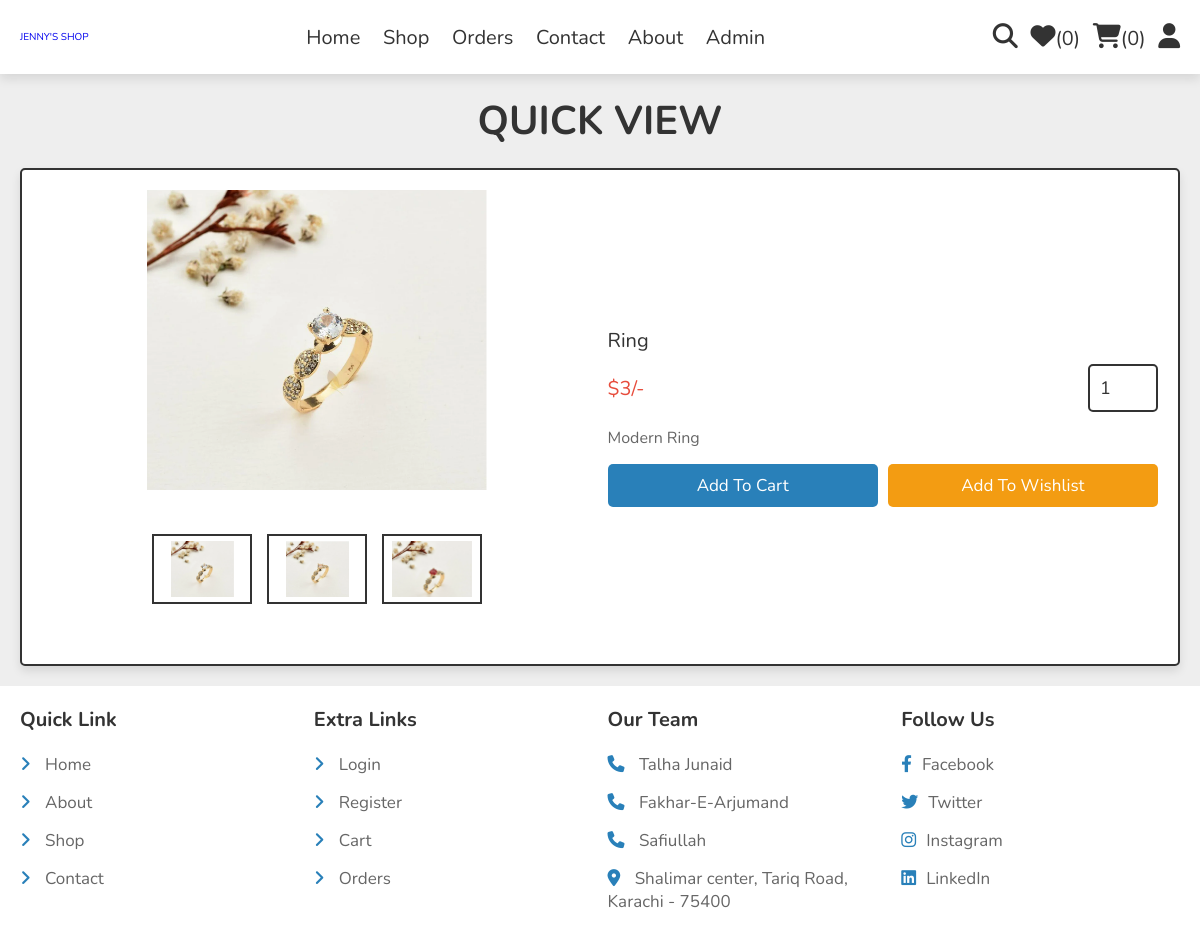
Page /quick_view.php?pid=6 on the committed database.
### tables this page shows
CREATE TABLE `products` (
  `id` int(100) NOT NULL,
  `name` varchar(100) NOT NULL,
  `details` varchar(500) NOT NULL,
  `price` int(10) NOT NULL,
  `image_01` varchar(100) NOT NULL,
  `image_02` varchar(100) NOT NULL,
  `image_03` varchar(100) NOT NULL,
  `Sold` int(11) NOT NULL
);

### quick_view.php (the view, shortened to what this page needs)
<?php
include 'components/connect.php';
?>
<!DOCTYPE html>
<html lang="en">
<head>
   <link rel="stylesheet" href="https://cdnjs.cloudflare.com/ajax/libs/font-awesome/6.1.1/css/all.min.css">
   <link rel="stylesheet" href="css/style.css">
</head>
<body>
<?php include 'components/user_header.php'; ?>
<section class="quick-view">
   <h1 class="heading">quick view</h1>
   <?php
     $pid = $_GET['pid'];
     $select_products = $conn->prepare("SELECT * FROM `products` WHERE id = ?");
     $select_products->execute([$pid]);
     if($select_products->rowCount() > 0){
      while($fetch_product = $select_products->fetch(PDO::FETCH_ASSOC)){
   ?>
   <form action="" method="post" class="box">
      <div class="row">
         <div class="image-container">
            <div class="main-image">
               <img src="uploaded_img/<?= $fetch_product['image_01']; ?>" alt="">
            </div>
            <div class="sub-image">
               <img src="uploaded_img/<?= $fetch_product['image_01']; ?>" alt="">
               <img src="uploaded_img/<?= $fetch_product['image_02']; ?>" alt="">
               <img src="uploaded_img/<?= $fetch_product['image_03']; ?>" alt="">
            </div>
         </div>
         <div class="content">
            <div class="name"><?= $fetch_product['name']; ?></div>
            <div class="flex">
               <div class="price"><span>$</span><?= $fetch_product['price']; ?><span>/-</span></div>
               <input type="number" name="qty" class="qty" min="1" max="99" onkeypress="if(this.value.length == 2) return false;" value="1">
            </div>
            <div class="details"><?= $fetch_product['details']; ?></div>
            <div class="flex-btn">
               <input type="submit" value="add to cart" class="btn" name="add_to_cart">
               <input class="option-btn" type="submit" name="add_to_wishlist" value="add to wishlist">
            </div>
         </div>
      </div>
   </form>
   <?php
      }
   }else{
      echo '<p class="empty">No Products Added Yet!</p>';
   }
   ?>
</section>
<?php include 'components/footer.php'; ?>
</body>
</html>

### css/style.css (style rules this page uses)
:root { --main-color:#2980b9; --orange:#f39c12; --red:#e74c3c; --black:#333; --white:#fff; --light-color:#666; --light-bg:#eee; --border:.2rem solid var(--black); --box-shadow:0 .5rem 1rem rgba(0,0,0,.1); }
* { font-family: 'Nunito', sans-serif; margin:0; padding:0; box-sizing: border-box; outline: none; border:none; text-decoration: none; }
html { font-size: 62.5%; overflow-x: hidden; }
body { background-color: var(--light-bg); }
section { padding:2rem; max-width: 1200px; margin:0 auto; }
.heading { font-size: 4rem; color:var(--black); margin-bottom: 2rem; text-align: center; text-transform: uppercase; }
.btn, .delete-btn, .option-btn { display: block; width: 100%; margin-top: 1rem; border-radius: .5rem; padding:1rem 3rem; font-size: 1.7rem; text-transform: capitalize; color:var(--white); cursor: pointer; text-align: center; }
.btn { background-color: var(--main-color); }
.option-btn { background-color: var(--orange); }
.flex-btn { display: flex; gap:1rem; }
.quick-view form { padding:2rem; border-radius: .5rem; border:var(--border); background-color: var(--white); box-shadow: var(--box-shadow); margin-top: 1rem; }
.quick-view form .row { display: flex; align-items: center; gap:1.5rem; flex-wrap: wrap; }
.quick-view form .row .image-container { margin-bottom: 2rem; flex:1 1 40rem; }
.quick-view form .row .image-container .main-image img { height: 30rem; width: 100%; object-fit: contain; }
.quick-view form .row .image-container .sub-image { display: flex; gap:1.5rem; justify-content: center; margin-top: 2rem; }
.quick-view form .row .image-container .sub-image img { height: 7rem; width: 10rem; object-fit: contain; padding:.5rem; border:var(--border); cursor: pointer; transition: .2s linear; }
.quick-view form img { width: 100%; height: 20rem; object-fit: contain; margin-bottom: 2rem; }
.quick-view form .row .content { flex:1 1 40rem; }
.quick-view form .row .content .name { font-size: 2rem; color:var(--black); }
.quick-view form .row .flex { display: flex; align-items: center; justify-content: space-between; gap:1rem; margin:1rem 0; }
.quick-view form .row .flex .qty { width: 7rem; padding:1rem; border:var(--border); font-size: 1.8rem; color:var(--black); border-radius: .5rem; }
.quick-view form .row .flex .price { font-size: 2rem; color:var(--red); }
.quick-view form .row .content .details { font-size: 1.6rem; color:var(--light-color); line-height: 2; }

### rows in the picture
products: image_01 (picture), image_02 (picture), image_03 (picture), name "Ring", price "3", details "Modern Ring"

### other values in the picture
$total_wishlist_counts "0"
$total_cart_counts "0"
